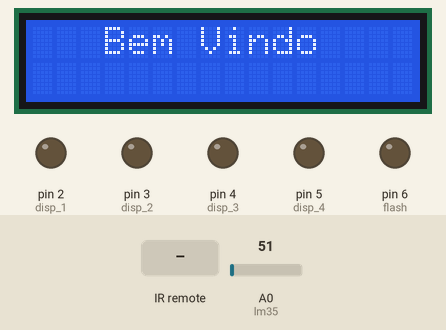
Recording of a sketch running on a simulated Arduino Uno, built with avr-gcc and run on an emulated ATmega328P. Shown: 16×2 character LCD, output pins drawn as LEDs (lit = HIGH). Inputs (shaded band) come from the test bench; at power-on: A0 (lm35) = 51.

Above: at 1.2 s.
1.3 s: infrared code 0xFF6897 received
At 1.8 s:
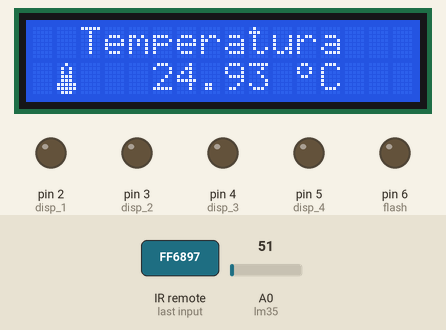
2.8 s: infrared code 0xFF30CF received
At 3.4 s:
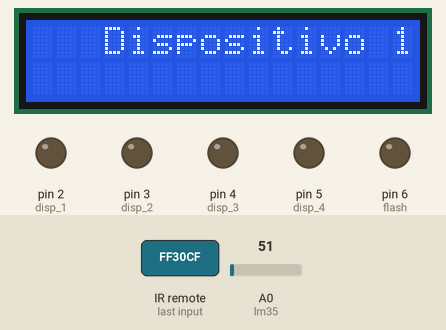
4.3 s: infrared code 0xFFA857 received
At 4.9 s:
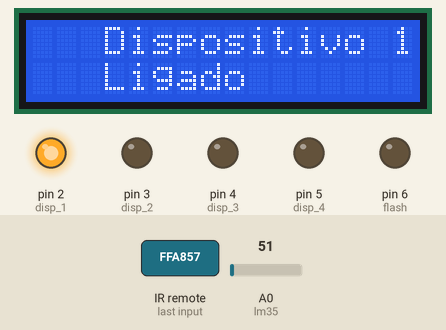
5.9 s: infrared code 0xFFE01F received
At 6.4 s:
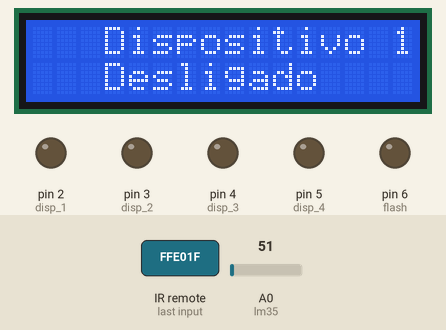
7.4 s: infrared code 0xFFA857 received
At 7.9 s:
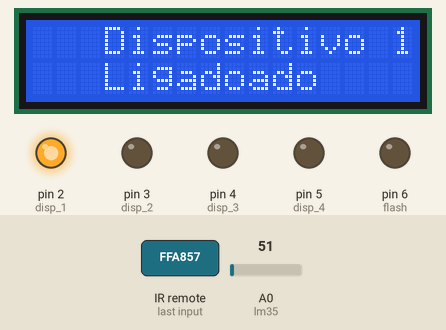
8.9 s: infrared code 0xFF18E7 received
At 9.5 s:
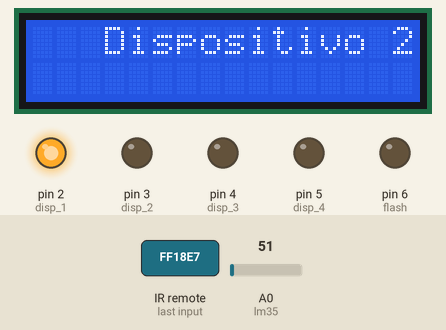
Timing chart, 0 to 11.4 s (numbered marks = the images above; inputs shaded):
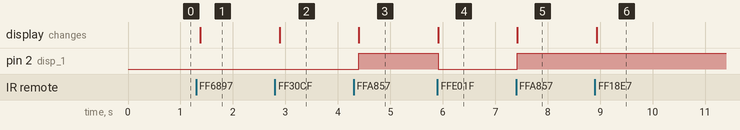

The sketch:

LCD_varios_menus.ino
```cpp
#include <IRremote.h>
#include <LiquidCrystal.h>

LiquidCrystal lcd(8,9,10,11,12,13);

//################## Controle Remoto ###########################
int RECV_PIN = 7;

IRrecv irrecv(RECV_PIN);

decode_results results;

int flash=6;

//#############################################################

//#################### Sensor de Temperatura ##################

int lm35=A0;

float temperatura;

//###############################################################

//######################## Dispositivos #########################

int disp_1=2;
int disp_2=3;
int disp_3=4;
int disp_4=5;

int act=0; // Variável que controla qual dispositivo foi selecionado
// no menu.

//###############################################################

//####################### Caracteres Especiais ##################

//Desenho icone temperatura.
char tmp[8] = {
0b00100,
0b01010,
0b01010,
0b01110,
0b01110,
0b11111,
0b11111,
0b01110 };

// Desenho icone de Graus .
char cel[8] = {
0b01100,
0b10010,
0b10010,
0b01100,
0b00000,
0b00000,
0b00000,
0b00000 };

//###############################################################


void setup(){

  irrecv.enableIRIn(); // Start the receiver

  lcd.begin(16,2);
  lcd.setCursor(3,0);
  lcd.print("Bem Vindo");

  for(int i=2;i<=6;i++){
    pinMode(i,OUTPUT);
  }

  lcd.createChar(1,(uint8_t*)tmp); //Cria icone da teperatura
  lcd.createChar(2,(uint8_t*)cel);  // cria icone do Graus

}

void loop(){

  temperatura=analogRead(lm35)*0.488758553;


  if(irrecv.decode(&results)){

    flash_ir();

    switch(results.value){

      //############ Mostra Temperatura #################

      case 16738455: //Tecla 0

      escreve_temp();

      break;

      // ################### Dispositivo 1 ##############

      case 16724175: //Tecla 1

      lcd.clear();
      lcd.setCursor(3,0);
      lcd.print("Dispositivo 1");
      act=1;

      break;

      // ################### Dispositivo 2 ##############

      case 16718055:// Tecla 2

      lcd.clear();
      lcd.setCursor(3,0);
      lcd.print("Dispositivo 2");
      act=2;

      break;

      // ################### Dispositivo 3 ##############

      case 16743045:// Tecla 3

      lcd.clear();
      lcd.setCursor(3,0);
      lcd.print("Dispositivo 3");
      act=3;

      break;

      // ################### Dispositivo 4 ##############

      case 16716015:// Tecla 4

      lcd.clear();
      lcd.setCursor(3,0);
      lcd.print("Dispositivo 4");
      act=4;

      break;

      // Liga o dispositivo selecionado anteriormente

      case 16754775: //Tecla de Vol + (Usada para ligar os dispositivos)

      switch(act){

        case 1:

        lcd.setCursor(3,1);
        lcd.print("Ligado");
        digitalWrite(disp_1,HIGH);

        break;

        case 2:

        lcd.setCursor(3,1);
        lcd.print("Ligado");
        digitalWrite(disp_2,HIGH);

        break;

        case 3:

        lcd.setCursor(3,1);
        lcd.print("Ligado");
        digitalWrite(disp_3,HIGH);

        break;

        case 4:

        lcd.setCursor(3,1);
        lcd.print("Ligado");
        digitalWrite(disp_4,HIGH);

        break;

      }
      break;

      // Desliga o dispositivo selecionado anteriormente

      case 16769055: //Tecla de Vol - (Usada para desligar os dispositivos)

      switch(act){

        case 1:

        lcd.setCursor(3,1);
        lcd.print("Desligado");
        digitalWrite(disp_1,LOW);

        break;

        case 2:

        lcd.setCursor(3,1);
        lcd.print("Desligado");
        digitalWrite(disp_2,LOW);

        break;

        case 3:

        lcd.setCursor(3,1);
        lcd.print("Desligado");
        digitalWrite(disp_3,LOW);

        break;

        case 4:

        lcd.setCursor(3,1);
        lcd.print("Desligado");
        digitalWrite(disp_4,LOW);

        break;

      }
      break;

    }

    irrecv.resume(); // Receive the next value

  }
  delay(100);

}

void flash_ir(){

  digitalWrite(flash,HIGH);
  delay(5);
  digitalWrite(flash,LOW);

}

void escreve_temp(){

  lcd.clear();

  // Escreve a palavra Temperatura
  lcd.setCursor(2,0);
  lcd.print("Temperatura");

  //Escreve o icone de termometro
  lcd.setCursor(1,1);
  lcd.write(1);

  // Escreve o valor de temperatura lido
  lcd.setCursor(5,1);
  lcd.print(temperatura);

  // Escreve o simbolo de graus
  lcd.setCursor(11,1);
  lcd.write(2);

  // Escreve a letra C
  lcd.setCursor(12,1);
  lcd.print("C");

}
```

Measured:
- after the input at 1.3 s, the display: changes after 0.08 s (image 1)
- after the input at 2.8 s, the display: changes after 0.09 s (image 2)
- after the input at 4.3 s, pin 2 (disp_1): LOW → HIGH after 0.10 s; the display: changes after 0.10 s (image 3)
- after the input at 5.9 s, pin 2 (disp_1): HIGH → LOW at once; the display: changes at once (image 4)
- after the input at 7.4 s, pin 2 (disp_1): LOW → HIGH at once; the display: changes at once (image 5)
- after the input at 8.9 s, the display: changes at once (image 6)
